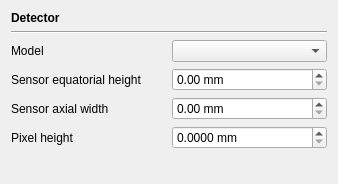
<?xml version="1.0" encoding="UTF-8"?>
<ui version="4.0">
 <class>OpticsConfigPageDetectorForm</class>
 <widget class="QWidget" name="OpticsConfigPageDetectorForm">
  <property name="geometry">
   <rect>
    <x>0</x>
    <y>0</y>
    <width>338</width>
    <height>184</height>
   </rect>
  </property>
  <layout class="QGridLayout" name="gridLayout">
   <item row="1" column="0" colspan="2">
    <widget class="Line" name="line">
     <property name="orientation">
      <enum>Qt::Horizontal</enum>
     </property>
    </widget>
   </item>
   <item row="2" column="0">
    <widget class="QLabel" name="label_3">
     <property name="text">
      <string>Model</string>
     </property>
    </widget>
   </item>
   <item row="2" column="1">
    <widget class="QComboBox" name="comboBoxModel">
     <property name="toolTip">
      <string>Detector type</string>
     </property>
    </widget>
   </item>
   <item row="3" column="0">
    <widget class="QLabel" name="label_5">
     <property name="text">
      <string>Sensor equatorial height</string>
     </property>
    </widget>
   </item>
   <item row="3" column="1">
    <widget class="QDoubleSpinBox" name="doubleSpinBoxSensorDetArrayW">
     <property name="toolTip">
      <string>DetW</string>
     </property>
     <property name="suffix">
      <string> mm</string>
     </property>
     <property name="maximum">
      <double>9999.000000000000000</double>
     </property>
    </widget>
   </item>
   <item row="4" column="0">
    <widget class="QLabel" name="label_6">
     <property name="text">
      <string>Sensor axial width</string>
     </property>
    </widget>
   </item>
   <item row="4" column="1">
    <widget class="QDoubleSpinBox" name="doubleSpinBoxSensorDetH">
     <property name="toolTip">
      <string>DetH</string>
     </property>
     <property name="suffix">
      <string> mm</string>
     </property>
     <property name="maximum">
      <double>9999.000000000000000</double>
     </property>
    </widget>
   </item>
   <item row="5" column="0">
    <widget class="QLabel" name="label_7">
     <property name="text">
      <string>Pixel height</string>
     </property>
    </widget>
   </item>
   <item row="5" column="1">
    <widget class="QDoubleSpinBox" name="doubleSpinBoxSensorDetW">
     <property name="toolTip">
      <string>DetArrayW</string>
     </property>
     <property name="suffix">
      <string> mm</string>
     </property>
     <property name="decimals">
      <number>4</number>
     </property>
     <property name="maximum">
      <double>1.000000000000000</double>
     </property>
     <property name="singleStep">
      <double>0.010000000000000</double>
     </property>
    </widget>
   </item>
   <item row="6" column="0">
    <spacer name="verticalSpacer">
     <property name="orientation">
      <enum>Qt::Vertical</enum>
     </property>
     <property name="sizeHint" stdset="0">
      <size>
       <width>20</width>
       <height>0</height>
      </size>
     </property>
    </spacer>
   </item>
   <item row="0" column="0" colspan="2">
    <widget class="QLabel" name="label">
     <property name="font">
      <font>
       <weight>75</weight>
       <bold>true</bold>
      </font>
     </property>
     <property name="text">
      <string>Detector</string>
     </property>
    </widget>
   </item>
  </layout>
 </widget>
 <resources/>
 <connections/>
</ui>
